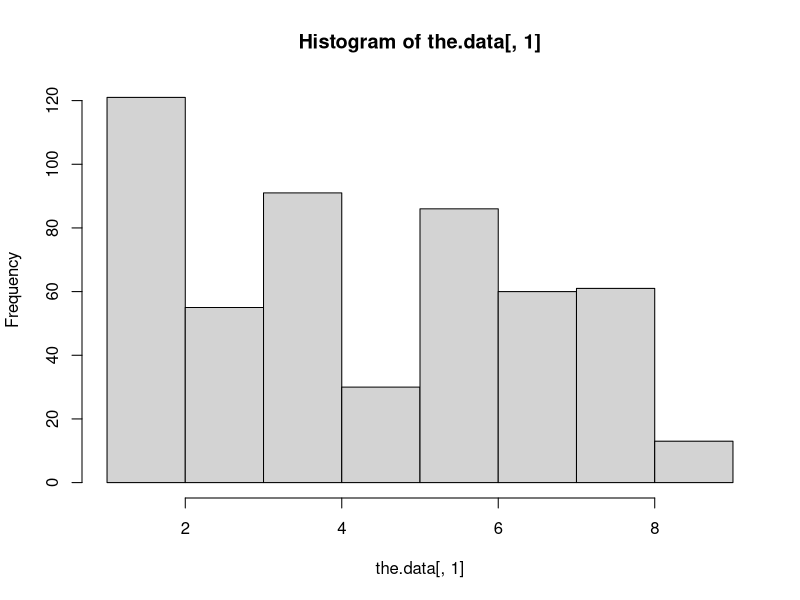
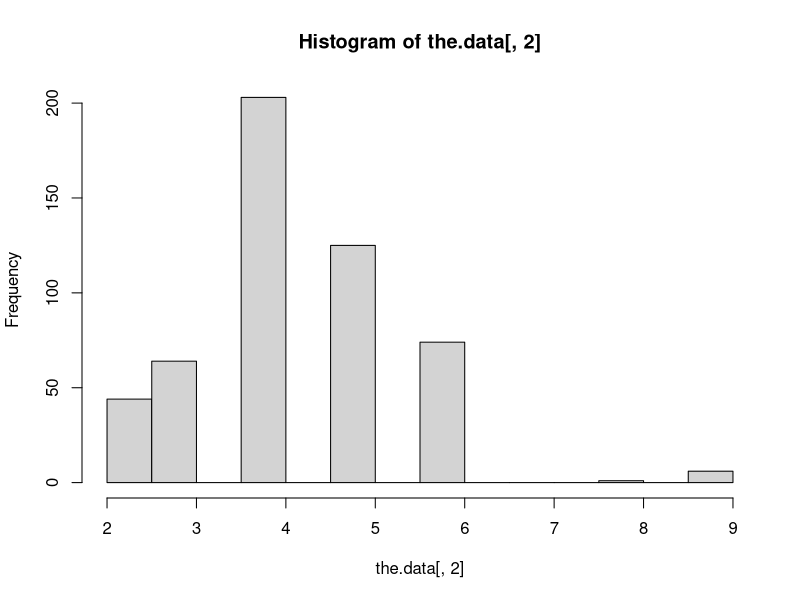
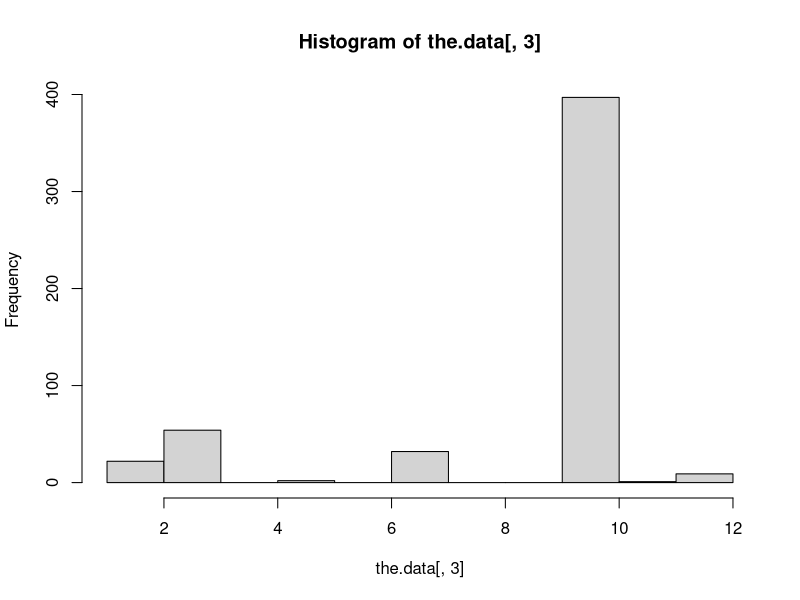
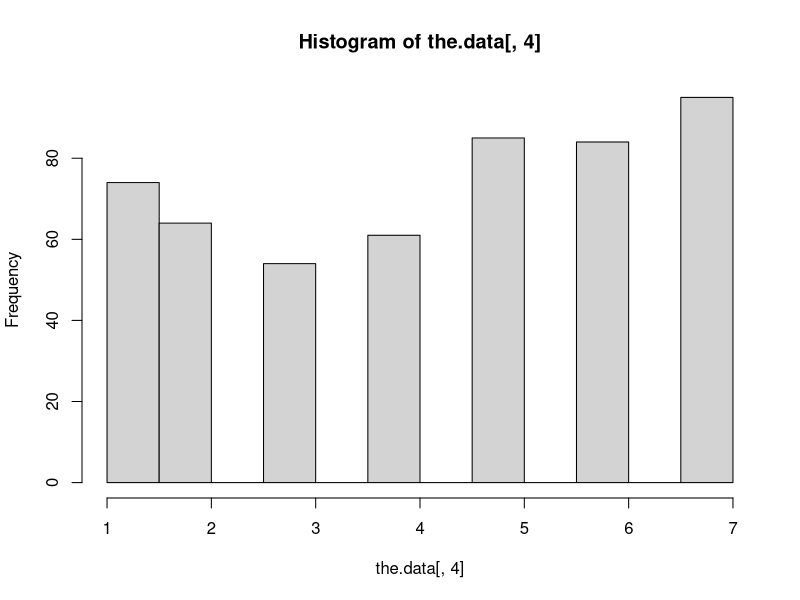

Here is the R script that generated these plots, in order:
the.data = read.table("Forest718.txt")
the.data <- as.matrix(read.table("Forest718.txt"))
hist(the.data[,1])
hist(the.data[,2])
hist(the.data[,3])
hist(the.data[,4])
